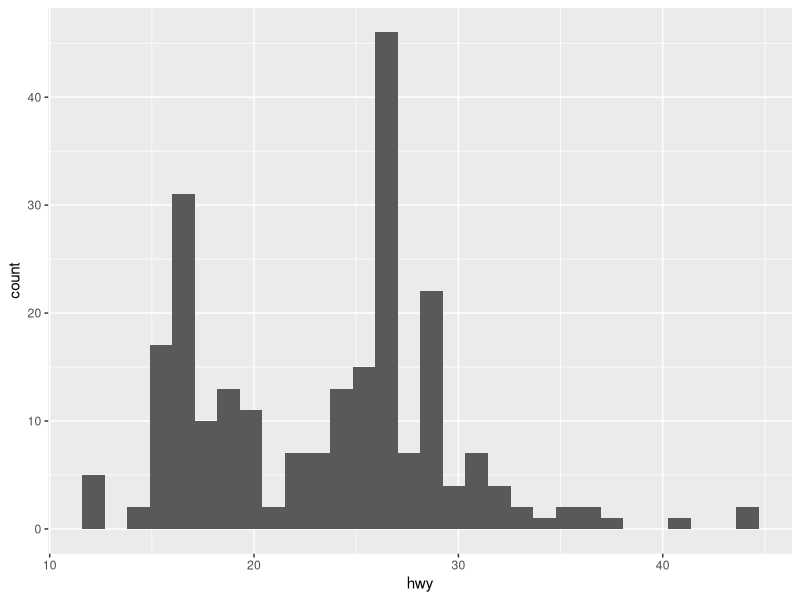
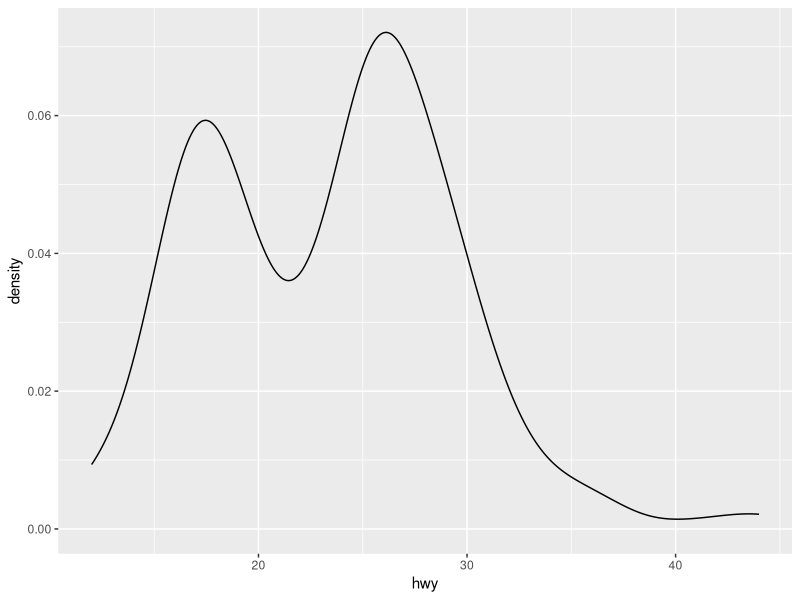
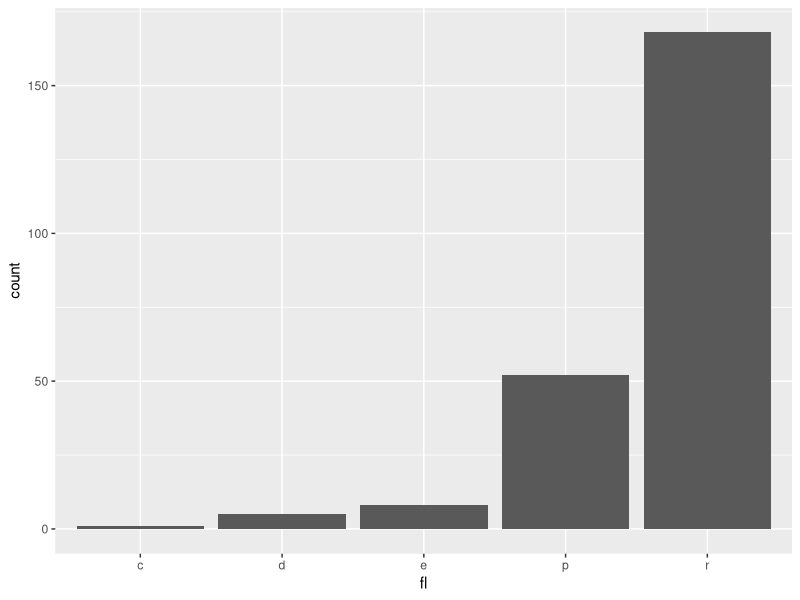

Generate these figures, in order, with R:
### xxx

library(tidyverse)

ggplot(mpg, aes(x = hwy)) +
  geom_histogram()

ggplot(mpg, aes(x = hwy)) +
  geom_density()

ggplot(mpg, aes(fl)) +
  geom_bar()
